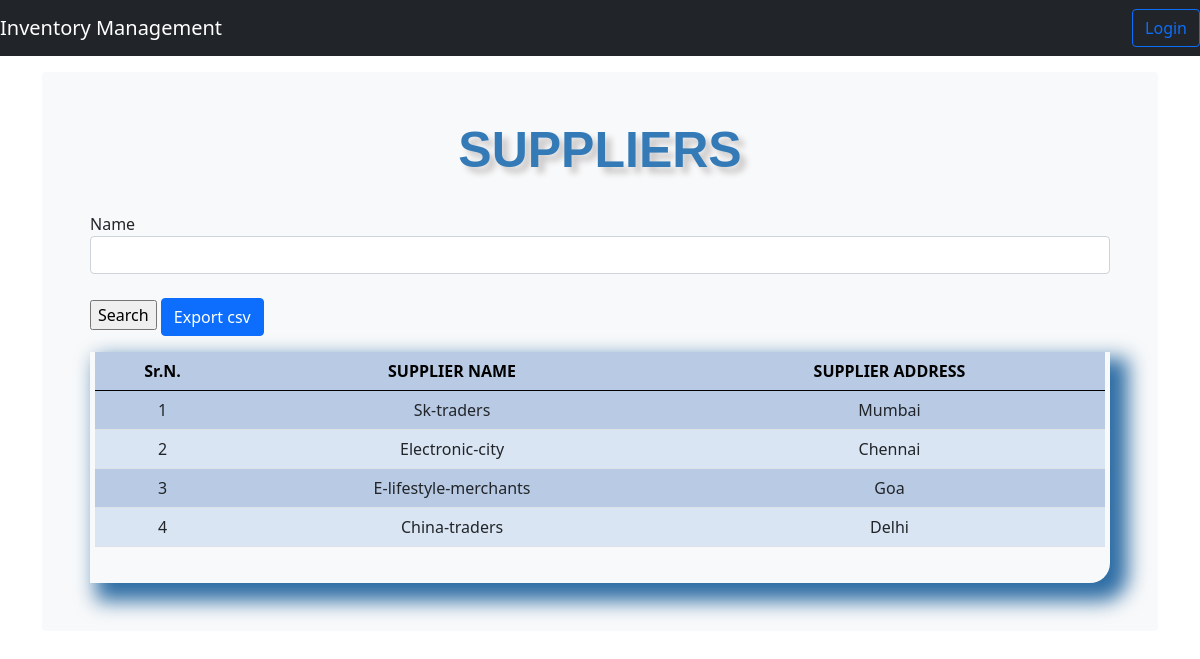
Screenshot of /suppliers/ with the database file from the repository.
### inventory/models.py (models this page shows, shortened)
class Suppliers(models.Model):
	name = models.CharField(max_length=50, blank=True, null=True)
	address = models.CharField(max_length=50, blank=True, null=True)

### inventory/views.py (the view)
# urls.py: path('suppliers/', views.suppliers, name='suppliers'),
def suppliers(request):
    suppliers = Suppliers.objects.all()
    filt = SearchSupplier(request.GET, queryset=suppliers)
    form = SearchSupplierForm(request.GET or None)
    context = {
        'supplier':suppliers,
        'title': 'SUPPLIERS',
        'filter': filt,
        'form': form,
    }
    return render(request, 'suppliers.html', context)

### inventory/forms.py
class SearchSupplierForm(forms.ModelForm):
	class Meta:
		model = Suppliers
		fields = ['name']

### inventory/templates/suppliers.html (shortened to what this page needs)
{% load static %}
{% include 'navbar.html' %}
{% load crispy_forms_tags %}
<!doctype html>
<html lang="en">
  <head>
<link href="/docs/5.0/dist/css/bootstrap.min.css" rel="stylesheet">
<link rel="stylesheet" type="text/css" href="{% static 'css/stylesheet.css' %}">
<link rel="stylesheet" type="text/css" href="{% static 'css/bootstrap.min.css' %}">
    <link href="{% static 'css/navbar-top-fixed.css' %}" rel="stylesheet">
  </head>
  <body>
<main class="container">
  <div class="bg-light p-5 rounded">
  <h1 class="header">{{title}}</h1>
  <br>
  <form method='GET' action=''>{% csrf_token %}
      {{filter.form|crispy}}
      <br>
      <input type="submit" value='Search' />
          <a href="/supplier_csv" class="btn btn-primary"> Export csv</a>
    </form>
  <div class="display_table">
    <table class="table">
    <thead>
      <th class="table_head">Sr.N.</th>
      <th class="table_head">SUPPLIER NAME</th>
      <th class="table_head">SUPPLIER ADDRESS</th>
    </thead>
    {% for i in filter.qs %}
    <tr>
      <td class="fs-6">{{forloop.counter}}</td>
      <td class="fs-6">{{i.name}}</td>
      <td class="fs-6">{{i.address}}</td>
    </tr>
    {% endfor %}
  </table>
  </div>
</div>
</main>
  </body>
</html>

### inventory/static/css/stylesheet.css (style rules this page uses)
body { background-color: #34eb6b; }
.table { font-size: 13px; text-align: center; width: 95%; margin: auto; }
.table tr:nth-child(odd) { background: #B8CAE4 }
.table tr:nth-child(even) { background: #dae5f4 }
th { background-color: #337ab7; color: white; }
.display_table { border-bottom-right-radius: 20px; padding-left: 5px; padding-right: 5px; padding-bottom: 20px; box-shadow: 12px 12px 20px 6px #2e6da4; }
.header { font-family: helvetica; color: #337ab7; font-size: 50px; text-align: center; width: 100%; text-shadow: 6px 6px 6px #c9c6c6; display: block; font-weight: bolder; }
.table_head { color: black; font-size: 16px; }

### inventory/static/css/navbar-top-fixed.css (style rules this page uses)
body { min-height: 75rem; padding-top: 4.5rem; }

### rows the page displays
Suppliers: name "Sk-traders", address "Mumbai"
Suppliers: name "Electronic-city", address "Chennai"
Suppliers: name "E-lifestyle-merchants", address "Goa"
Suppliers: name "China-traders", address "Delhi"

### other values shown
{{ title }} "SUPPLIERS"
